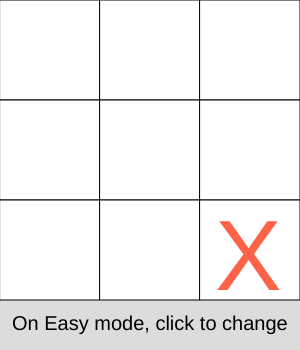
Frame 1 (no input)
Frame 60 (no input): identical to frame 1, image omitted
Frame 120 (the mouse pressed at the canvas centre since frame 60): identical to frame 1, image omitted

The p5.js sketch that drew this single still picture (run headless with seeded random() and noise() and a simulated clock; from frame 60 on, the mouse is pressed at the canvas centre):

// p5.js sketch
// ── sketch.js
let grid = new Grid();
let mode = 0;
let turn = 1;
function setup() {
  var cnv = createCanvas(300, 350);
  var x = (windowWidth - width) / 2;
  var y = (windowHeight - height) * 2 / 5;
  cnv.position(x, y);
  grid.initialise();
}

function draw() {
  background(220);
  grid.buildGrid();
  fill(0,0,0);
  modeButton();
  if (turn == 0) {
    grid.compAdd(minimax(grid.pos, false, 0)[1]);
    turn = ++turn % 2;
  }
  textSize(50);
  if (grid.checkWinner() == 1) {
    text("X wins", 100, 150);
  } else if (grid.checkWinner() == 2) {
    text("O wins", 100, 150);
  } else if (grid.checkWinner() == 3) {
    text("Tie", 100, 150);
  }
}

function modeButton() {
  textSize(20);
  if (mode == 0) {
    text("On Easy mode, click to change", 12, 330);
  }
  if (mode == 1) {
    text("On Hard mode, click to change", 12, 330);
  }
}

function minimax(pos, min, depth) {
  var test = new Grid();
  test.pos = pos;
  var state = test.checkWinner();
  if (state == 1) {
    return [10, pos];
  } else if (state == 2) {
    return [-10, pos];
  } else if (state == 3) {
    return [0, pos];
  }
  if (!min) {
    var answer;
    var posSpace = createPosSpace(pos, 1);
    var largest = [-100, []];
    for (var i = 0; i < posSpace.length; i++) {
      answer = minimax(posSpace[i], true, depth+1)[0] - 0.1 * depth
      if (answer > largest[0]) {
        largest = [answer, posSpace[i]];
      }
    }
    return largest;
  } else {
    var answer;
    var posSpace = createPosSpace(pos, 2);
    var smallest = [100, []];
    for (var i = 0; i < posSpace.length; i++) {
      answer = minimax(posSpace[i], false, depth+1)[0] + 0.1*depth
      if (answer < smallest[0]) {
        smallest = [answer, posSpace[i]];
      }
    }
    return smallest;
  }
}

function createPosSpace(pos, player) {
  var posSpace = [];
  var check = copy2d(pos);
  for (var i = 0; i < 3; i++) {
    for (var j = 0; j < 3; j++) {
      if (check[i][j] == 0) {
        check[i][j] = player;
        posSpace.push(copy2d(check));
        check[i][j] = 0;
      }
    }
  }
  return posSpace;
}

function copy2d(pos){
  var copy = [];
  for (var i = 0; i < pos.length; i++) {
    copy.push(pos[i].slice());
  }
  return copy;
}

function mouseClicked() {
  if (turn == 1){
    if (grid.playerAdd()){
      turn = ++turn % 2;
    }
  }
  if (mouseY > 300) {
    mode = ++mode % 2;
    grid = new Grid();
    turn = mode == 1 ? 0:1;
    grid.initialise();
  }
}

function keyPressed() {
  if (key == 'r') {
    grid = new Grid();
    grid.initialise();
    turn = mode == 1 ? 0:1;
  }
}

function Grid(){
  this.pos = [[0, 0, 0],
              [0, 0, 0],
              [0, 0, 0]];
  this.squares = []
  
  this.initialise = function() {
    for (var i = 0; i < 3; i++) {
      for (var j = 0; j < 3; j++) {
      this.squares.push(new Square(j*100, i*100));
      }
    }
    if (mode == 0){
      i = Math.floor(3 * Math.random());
      j = Math.floor(3 * Math.random());
      this.pos[i][j] = 1;
      this.squares[i*3+j].filled = 1;
    }
  }
  
  this.checkWinner = function() {
    for (var i = 0; i < 3; i++){
      if (this.pos[i][1] == 1 && this.pos[i][2] == 1 && this.pos[i][0] == 1){
        return 1;
      } else if (this.pos[i][1] == 2 && this.pos[i][2] == 2 && this.pos[i][0] == 2) {
        return 2;
      } else if (this.pos[1][i] == 1 && this.pos[2][i] == 1 && this.pos[0][i] == 1){
        return 1;
      } else if (this.pos[1][i] == 2 && this.pos[2][i] == 2 && this.pos[0][i] == 2) {
        return 2;
      }
    } 
    if (this.pos[0][0] == 1 && this.pos[1][1] == 1 && this.pos[2][2] == 1){
      return 1;
    } else if (this.pos[0][2] == 1 && this.pos[1][1] == 1 && this.pos[2][0] == 1){
      return 1;
    } else if (this.pos[0][0] == 2 && this.pos[1][1] == 2 && this.pos[2][2] == 2){
      return 2;
    } else if (this.pos[0][2] == 2 && this.pos[1][1] == 2 && this.pos[2][0] == 2){
      return 2;
    }
    var allnot0 = true;
    for (var i = 0; i < 3; i++) {
      for (var j = 0; j < 3; j++) {
        if (this.pos[i][j] == 0) {
          allnot0 = false;
          break;
        } 
      }
    }
    if (allnot0) {
      return 3;
    }
  }

  this.buildGrid = function() {
    for (var i = 0; i < 9; i++) {
      this.squares[i].build();
    }
  }
  
  this.playerAdd = function() {
    for (var i = 0; i < 9; i++) {
      if (this.squares[i].isPressed() && this.squares[i].filled == 0) {
        this.pos[Math.floor(i/3)][i%3] = 2;
        this.squares[i].filled = 2;
        return true;
      }
    }
    return false;
  }
  
  this.compAdd = function(pos) {
    this.pos = pos;
    for (var i = 0; i < 3; i++) {
      for (var j = 0; j < 3; j++) {
        this.squares[3*i+j].filled = this.pos[i][j];
      }
    }
  }
} 

function Square(x, y){
  this.x = x;
  this.y = y;
  this.filled = 0
  this.build = function() {
    fill(255,255,255);
    square(this.x, this.y, 100);
    textSize(100)
    fill(255,99,71)
    if (this.filled == 1) {
      text("X", this.x + 15, this.y + 90);
    }
    else if (this.filled == 2) {
      text("O", this.x + 15, this.y + 90);
    }
  }
  this.isPressed = function(){
    return mouseX > this.x && mouseX < this.x + 100 && mouseY > this.y && mouseY < this.y + 100;
  }
}
// ── Tictactoe.html
<!DOCTYPE html>
<html>
    <head>
        <title>Tic Tac Toe</title>
        <meta name="author" content="Mark B.">
        <meta name="viewport" content="width=device-width, initial-scale=1.0">
        <script src="https://cdnjs.cloudflare.com/ajax/libs/p5.js/0.9.0/p5.js"></script>
        <script src="https://cdnjs.cloudflare.com/ajax/libs/p5.js/0.8.0/addons/p5.dom.min.js"></script>
        <link rel="stylesheet" type="text/css" href="../../style.css">
        <link rel="stylesheet" href="https://stackpath.bootstrapcdn.com/bootstrap/4.3.1/css/bootstrap.min.css" integrity="sha384-ggOyR0iXCbMQv3Xipma34MD+dH/1fQ784/j6cY/iJTQUOhcWr7x9JvoRxT2MZw1T" crossorigin="anonymous">
        <meta charset="utf-8">
    </head>
    <body>
        <nav class="navbar navbar-expand-sm justify-content-center bg-primary navbar-dark">
            <a class="navbar-brand" style="color:white;">Fun On A Bun</a>
           <ul class="navbar-nav">
               <li class="nav-item">
                   <a class="nav-link" href="../../index.html">Home</a>
               </li>
               <li class="nav-item">
                   <a class="nav-link" href="../../blog.html">Blog</a>
               </li>
               <li class="nav-item active">
                  <a class="nav-link" href="../../games.html">Games</a>
               </li>
           </ul>
	   </nav>
        <div class="game">
            <script src="sketch.js" type="text/javascript"></script>
        </div>
    </body>
</html>
